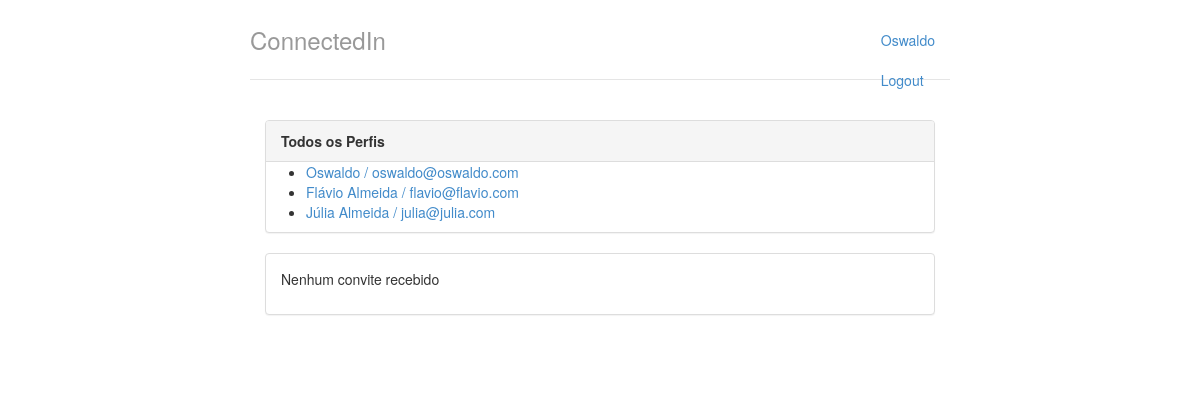
Before: / with the older database file.
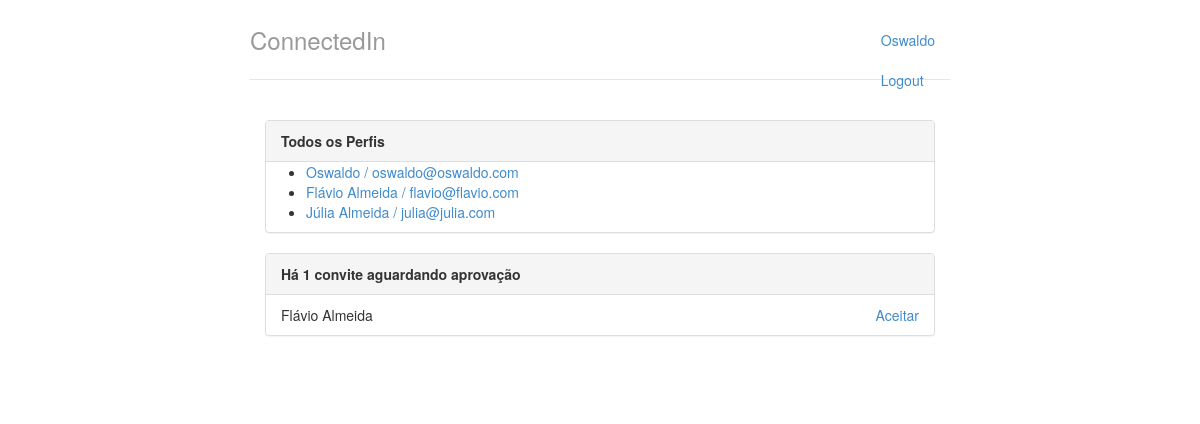
After: the same page with the newer database file.
### perfis/models.py (models this page shows, shortened)
class Perfil(models.Model):
    nome = models.CharField(max_length=255, null=False)
    email = models.CharField(max_length=255, null=False)
    telefone = models.CharField(max_length=15, null=False)
    nome_empresa = models.CharField(max_length=255, null=False)

class Convite(models.Model):
    solicitante = models.ForeignKey(Perfil, related_name='convites_feitos')
    convidado = models.ForeignKey(Perfil, related_name='convites_recebidos')

### perfis/views.py (the view)
# urls.py: url(r'^$', views.index, name='index'),
def index(request):
    return render(request, 'index.html', {
        'perfis': Perfil.objects.all(),
        'perfil_logado': get_perfil_logado(request)})

### perfis/views.py (called while the page is built)
def get_perfil_logado(request):
    return Perfil.objects.get(id=1)

### perfis/templates/index.html
{% extends "base.html" %}
{% block body %}
<div class="col-lg-12">
	<div class="panel panel-default">
		<div class="panel-heading">
			<strong>Todos os Perfis</strong>
		</div>
		{% if perfis %}
			<ul>
				{% for perfil in perfis %}
					<li>
						<a href="{% url 'exibir' perfil.id %}">{{ perfil.nome }} / {{ perfil.email }}</a>
					</li>
				{% endfor %}
			</ul>
		{% else %}
			<p>Nenhum Perfil encontrado</p>
		{% endif %}
	</div>
	<div class="panel panel-default">
		{% if perfil_logado.convites_recebidos.count %}
		<div class="panel-heading">
			<strong> Há  {{perfil_logado.convites_recebidos.count}}
				convite{{perfil_logado.convites_recebidos.count |pluralize}}
				aguardando aprovação</strong>
		</div>
		<ul class="list-group">
			{% for convite in perfil_logado.convites_recebidos.all %}
			<li class="list-group-item">
				{{convite.solicitante.nome}}
				<a href="#" class="pull-right">Aceitar</a>
			</li>
			{% endfor %}
		{% else %}
		<div class="panel-body">
			<p>Nenhum convite recebido</p>
		</div>
		{% endif %}
	</div>
{% endblock %}

### perfis/templates/base.html (shortened to what this page needs)
{% load staticfiles %}
<!DOCTYPE html>
<html lang="pt-br">
	<head>
		<link rel="stylesheet" href="{% static "styles/bootstrap.css" %}">
		<link rel="stylesheet" href="{% static "styles/main.css" %}">
	</head>
<body>
  <div class="container">
    <div class="header">
      <ul class="nav nav-pill pull-right">
        <li><a href="{% url 'index' %}">{{perfil_logado.nome}}</a></li>
        <li><a href="/logout">Logout</a></li>
      </ul>
      <h3 class="text-muted">ConnectedIn</h3>
    </div>
    <div class="row content">
      {% block body %}
      {% endblock %}
    </div>
  </div>
</body>
</html>

### perfis/static/styles/main.css (style rules this page uses)
body { padding-top: 20px; padding-bottom: 20px; }
.header, .content, .footer { padding-left: 15px; padding-right: 15px; }
.header { border-bottom: 1px solid #e5e5e5; }
.header h3 { margin-top: 0; margin-bottom: 0; line-height: 40px; padding-bottom: 19px; }
@media (min-width: 768px) { .container { max-width: 730px; } }
.content { margin: 40px 0; }
@media screen and (min-width: 768px) { .header, .content, .footer { padding-left: 0; padding-right: 0; } }
@media screen and (min-width: 768px) { .header { margin-bottom: 30px; } }

Changed rows visible on the page:
shown differently, row unchanged: Perfil "Oswaldo": convites_recebidos.count (not shown) → "1"
added Convite: solicitante.nome "Flávio Almeida"
Other visible differences:
text no longer shown: "Nenhum convite recebido"
text now shown: "Há convite aguardando aprovação"
